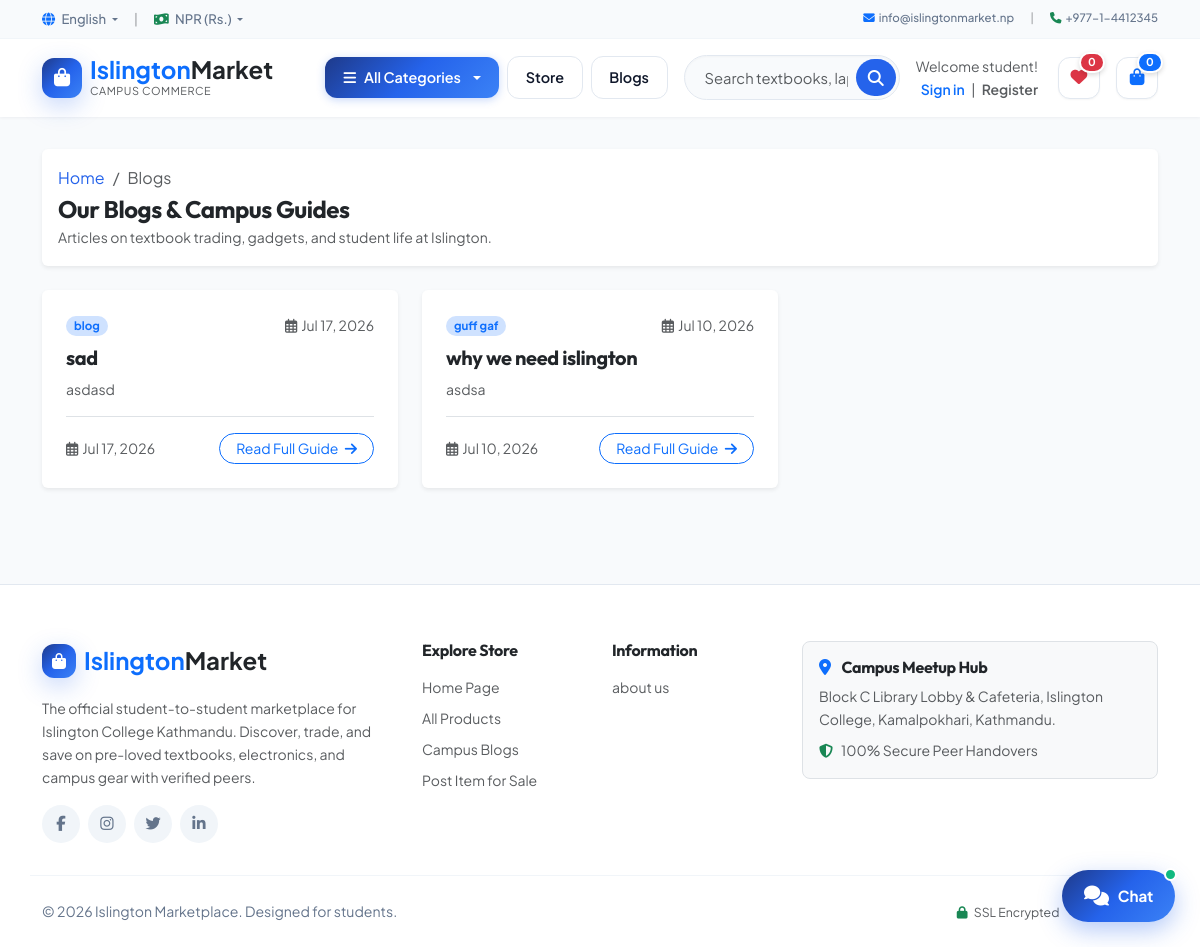
The app's page /blogs/ with its own data.
### blog/models.py (models this page shows, shortened)
class Post(models.Model):
    title = models.CharField(max_length=200)
    content = models.TextField()
    category = models.ForeignKey(Category, on_delete=models.CASCADE)
    created_at = models.DateTimeField(auto_now_add=True)
    updated_at = models.DateTimeField(auto_now=True)
    status = models.BooleanField(default=True)

class Category(models.Model):
    name = models.CharField(max_length=100)
    category_image = models.ImageField(upload_to='blog_categories/', blank=True, null=True)
    class Meta: verbose_name = 'Blog Category'; verbose_name_plural = 'Blog Categories'

### pages/models.py (models this page shows, shortened)
class Page(models.Model):
    title = models.CharField(max_length=100)
    slug = models.SlugField(unique=True)
    content = models.TextField()
    created_at = models.DateTimeField(auto_now_add=True)

### blog/views.py (the view)
# urls.py: path('', views.blog, name='blog'),
def blog(request):
    blogs = Post.objects.select_related('category').filter(status=True).order_by('-created_at') or Post.objects.select_related('category').all().order_by('-created_at')
    return render(request, 'blog/blog.html', {'blogs': blogs, 'categories': Category.objects.all()})

### pages/context_processors.py (called while the page is built)
def page_links(request):
    return {'pages' : Page.objects.all()}

### sitesetting/context_processors.py (called while the page is built)
def site_settings(request):
    setting = SiteSetting.objects.first()
    return {'site_setting': setting}

### Templates/blog/blog.html (shortened to what this page needs)
{% extends 'master/base.html' %}
{% load static %}
{% block content %}
<section class="section-content padding-y-sm">
  <div class="container">
    <div class="card mb-4 border-0 shadow-sm bg-white p-3 rounded">
      <nav aria-label="breadcrumb">
        <ol class="breadcrumb mb-1 small">
          <li class="breadcrumb-item"><a href="{% url 'home' %}" class="text-decoration-none">Home</a></li>
          <li class="breadcrumb-item active" aria-current="page">Blogs</li>
        </ol>
      </nav>
      <div class="d-flex justify-content-between align-items-center flex-wrap gap-2">
        <div>
          <h4 class="fw-bold mb-0 text-dark">Our Blogs & Campus Guides</h4>
          <span class="text-muted small">Articles on textbook trading, gadgets, and student life at Islington.</span>
        </div>
      </div>
    </div>
    <div class="row g-4">
      {% for b in blogs %}
      <div class="col-lg-4 col-md-6">
        <div class="card border-0 shadow-sm h-100 bg-white rounded overflow-hidden">
          <div class="card-body p-4 d-flex flex-column">
            <div class="d-flex justify-content-between align-items-center mb-2">
              <span class="badge bg-primary-subtle text-primary rounded-pill small px-2 py-1" style="font-size: 0.72rem;">
                {{ b.category.name|default:"Campus Guide" }}
              </span>
              <small class="text-muted"><i class="far fa-calendar-alt me-1"></i>{{ b.created_at|date:"M d, Y" }}</small>
            </div>
            <h5 class="card-title fw-bold mb-2">
              <a href="{% url 'blog_detail' b.id %}" class="text-dark text-decoration-none title">
                {{ b.title }}
              </a>
            </h5>
            <p class="card-text text-muted small flex-grow-1" style="line-height: 1.6;">
              {{ b.content|truncatewords:24 }}
            </p>
            <div class="pt-3 border-top mt-auto d-flex justify-content-between align-items-center">
              <span class="text-muted small"><i class="far fa-calendar-alt me-1"></i>{{ b.created_at|date:"M d, Y" }}</span>
              <a href="{% url 'blog_detail' b.id %}" class="btn btn-sm btn-outline-primary rounded-pill px-3">
                Read Full Guide <i class="fa fa-arrow-right ms-1"></i>
              </a>
            </div>
          </div>
        </div>
      </div>
      {% endfor %}
    </div>
  </div>
</section>
{% endblock %}

### Templates/master/base.html (shortened to what this page needs)
{% load static %}
<!doctype html>
<html lang="en">
  <head>
    <link href="https://cdn.jsdelivr.net/npm/bootstrap@5.3.3/dist/css/bootstrap.min.css" rel="stylesheet">
    <link rel="stylesheet" href="https://cdnjs.cloudflare.com/ajax/libs/font-awesome/6.6.0/css/all.min.css" />
    <link rel="stylesheet" href="https://cdn.jsdelivr.net/npm/bootstrap-icons@1.11.3/font/bootstrap-icons.min.css">
    <link rel="stylesheet" href="{% static 'css/style.css' %}">
  </head>
  <body class="site-body">
    <header class="section-header">
      <nav class="top-bar-nav py-2">
        <div class="container d-flex justify-content-between align-items-center flex-wrap gap-2">
          <div class="d-flex align-items-center gap-3">
            <div class="dropdown d-inline-block">
              <a href="#" class="dropdown-toggle text-decoration-none" data-bs-toggle="dropdown" aria-expanded="false">
                <i class="fa fa-globe me-1 text-primary"></i> English
              </a>
            </div>
            <span class="text-muted opacity-50">|</span>
            <div class="dropdown d-inline-block">
              <a href="#" class="dropdown-toggle text-decoration-none" data-bs-toggle="dropdown" aria-expanded="false">
                <i class="fa fa-money-bill-wave me-1 text-success"></i> NPR (Rs.)
              </a>
            </div>
          </div>
          <div class="d-flex align-items-center gap-3 small">
            <a href="mailto:info@islingtonmarket.np" class="text-decoration-none d-flex align-items-center gap-1">
              <i class="fa fa-envelope text-primary"></i> info@islingtonmarket.np
            </a>
            <span class="text-muted opacity-50">|</span>
            <a href="tel:+97714412345" class="text-decoration-none d-flex align-items-center gap-1">
              <i class="fa fa-phone text-success"></i> +977-1-4412345
            </a>
          </div>
        </div>
      </nav>
      <section class="header-main">
        <div class="container">
          <div class="row align-items-center g-3">
            <div class="col-lg-3 col-md-4 col-6">
              <a href="{% url 'home' %}" class="brand-wrap text-decoration-none d-flex align-items-center gap-2">
                {% if site_setting.logo %}
                <img class="logo" src="{{ site_setting.logo.url }}" alt="{{ site_setting.site_title|default:'Islington Marketplace' }}" />
                {% else %}
                <div class="brand-icon-wrap">
                  <i class="fa fa-shopping-bag"></i>
                </div>
                <div class="d-flex flex-column leading-none">
                  <span class="fs-4 fw-bold text-primary" style="line-height: 1.1;">Islington<span class="text-dark">Market</span></span>
                  <small class="text-muted" style="font-size: 0.68rem; letter-spacing: 0.05em;">CAMPUS COMMERCE</small>
                </div>
                {% endif %}
              </a>
            </div>
            <div class="col-lg-auto col-md-auto col-6 order-2 order-md-1 d-flex align-items-center gap-2">
              <div class="category-wrap dropdown">
                <button
                  type="button"
                  class="btn btn-primary dropdown-toggle d-flex align-items-center gap-2"
                  data-bs-toggle="dropdown"
                  aria-expanded="false"
                >
                  <i class="fa fa-bars"></i>
                  <span>All Categories</span>
                </button>
              </div>
              <a href="{% url 'products' %}" class="btn btn-nav-link d-none d-sm-inline-flex">Store</a>
              <a href="{% url 'blog' %}" class="btn btn-nav-link d-none d-sm-inline-flex">Blogs</a>
            </div>
            <div class="col-lg col-md-12 col-12 order-3 order-lg-2">
              <form action="{% url 'products' %}" method="GET" class="search-wrapper">
                <input
                  type="text"
                  name="q"
                  class="form-control"
                  placeholder="Search textbooks, laptops, dorm gear..."
                  aria-label="Search"
                />
                <button class="search-btn" type="submit" title="Search">
                  <i class="fa fa-search"></i>
                </button>
              </form>
            </div>
            <div class="col-lg-auto col-md-auto col-12 order-1 order-lg-3 ms-auto">
              <div class="d-flex justify-content-end align-items-center gap-3">
                <div class="text-end me-1 d-none d-sm-block">
                  {% if user.is_authenticated %}
                  <div class="small fw-bold text-dark">{{ user.first_name|default:user.username }}</div>
                  <div class="small">
                    <a href="{% url 'user_profile' %}" class="text-primary fw-semibold">Dashboard</a>
                    <span class="text-muted mx-1">|</span>
                    <a href="{% url 'student_logout' %}" class="text-muted">Logout</a>
                  </div>
                  {% else %}
                  <div class="small text-muted">Welcome student!</div>
                  <div class="small">
                    <a href="{% url 'student_login' %}" class="text-primary fw-semibold">Sign in</a>
                    <span class="text-muted mx-1">|</span>
                    <a href="{% url 'student_register' %}" class="text-muted fw-semibold">Register</a>
                  </div>
                  {% endif %}
                </div>
                <a href="javascript:void(0)" onclick="toggleWishlistModal()" class="widget-header position-relative" title="Saved Wishlist">
                  <div class="widget-icon-btn">
                    <i class="fa fa-heart text-danger"></i>
                  </div>
                  <span class="badge bg-danger widget-badge" id="wishlistCountBadge">0</span>
                </a>
                <a href="javascript:void(0)" onclick="toggleCartDrawer()" class="widget-header position-relative" title="Shopping Bag">
                  <div class="widget-icon-btn">
                    <i class="fa fa-shopping-bag text-primary"></i>
                  </div>
                  <span class="badge bg-primary widget-badge" id="cartCountBadge">0</span>
                </a>
              </div>
            </div>
          </div>
        </div>
      </section>
    </header>
    <main>
      {% block content %}
      {% endblock %}
    </main>
    <div class="toast-container position-fixed bottom-0 end-0 p-3" style="z-index: 1080;">
    </div>
    <button type="button" class="btn-floating-chat" onclick="toggleCampusChat()" title="Open Campus Chat">
      <i class="fas fa-comments fs-5"></i>
      <span>Chat</span>
      <span class="chat-badge-pulse"></span>
    </button>
    <footer class="section-footer">
      <div class="container">
        <section class="footer-top">
          <div class="row g-4">
            <aside class="col-lg-4 col-md-6 col-12">
              <article class="pe-lg-4">
                <div class="d-flex align-items-center gap-2 mb-3">
                  <div class="brand-icon-wrap" style="width: 34px; height: 34px; font-size: 1rem;">
                    <i class="fa fa-shopping-bag"></i>
                  </div>
                  <span class="fs-4 fw-bold text-primary">Islington<span class="text-dark">Market</span></span>
                </div>
                <p class="text-muted small mb-3" style="line-height: 1.65;">
                  The official student-to-student marketplace for Islington College Kathmandu. Discover, trade, and save on pre-loved textbooks, electronics, and campus gear with verified peers.
                </p>
                <div class="d-flex gap-2">
                  <a class="btn-social" title="Facebook" target="_blank" href="https://facebook.com"><i class="fab fa-facebook-f"></i></a>
                  <a class="btn-social" title="Instagram" target="_blank" href="https://instagram.com"><i class="fab fa-instagram"></i></a>
                  <a class="btn-social" title="Twitter" target="_blank" href="https://twitter.com"><i class="fab fa-twitter"></i></a>
                  <a class="btn-social" title="LinkedIn" target="_blank" href="https://linkedin.com"><i class="fab fa-linkedin-in"></i></a>
                </div>
              </article>
            </aside>
            <aside class="col-lg-2 col-md-3 col-6">
              <h6 class="fw-bold text-dark mb-3">Explore Store</h6>
              <ul class="list-unstyled d-flex flex-column gap-2 small">
                <li><a href="{% url 'home' %}" class="text-muted text-decoration-none">Home Page</a></li>
                <li><a href="{% url 'products' %}" class="text-muted text-decoration-none">All Products</a></li>
                <li><a href="{% url 'blog' %}" class="text-muted text-decoration-none">Campus Blogs</a></li>
                <li><a href="{% url 'user_profile' %}?tab=add" class="text-muted text-decoration-none">Post Item for Sale</a></li>
              </ul>
            </aside>
            <aside class="col-lg-2 col-md-3 col-6">
              <h6 class="fw-bold text-dark mb-3">Information</h6>
              <ul class="list-unstyled d-flex flex-column gap-2 small">
                {% for page in pages %}
                <li><a href="{% url 'page_detail' page.slug %}" class="text-muted text-decoration-none">{{ page.title }}</a></li>
                {% empty %}
                <li><a href="{% url 'home' %}" class="text-muted text-decoration-none">About Us</a></li>
                <li><a href="{% url 'home' %}" class="text-muted text-decoration-none">Campus Safety</a></li>
                <li><a href="{% url 'home' %}" class="text-muted text-decoration-none">Trade Rules</a></li>
                {% endfor %}
              </ul>
            </aside>
            <aside class="col-lg-4 col-md-12 col-12">
              <div class="p-3 bg-light rounded-3 border">
                <h6 class="fw-bold text-dark mb-2"><i class="fa fa-map-marker-alt text-primary me-2"></i> Campus Meetup Hub</h6>
                <p class="text-muted small mb-2">
                  Block C Library Lobby &amp; Cafeteria, Islington College, Kamalpokhari, Kathmandu.
                </p>
                <div class="d-flex align-items-center gap-2 small text-muted">
                  <i class="fa fa-shield-alt text-success"></i> 100% Secure Peer Handovers
                </div>
              </div>
            </aside>
          </div>
        </section>
        <section class="footer-bottom row align-items-center">
          <div class="col-md-6 text-center text-md-start mb-2 mb-md-0">
            <p class="mb-0">&copy; {% if site_setting.copyright %}{{ site_setting.copyright }}{% else %}2026 Islington Marketplace. Designed for students.{% endif %}</p>
          </div>
          <div class="col-md-6 text-center text-md-end">
            <span class="me-3 small text-muted"><i class="fa fa-lock text-success me-1"></i> SSL Encrypted</span>
          </div>
        </section>
      </div>
    </footer>
  </body>
</html>

### records on screen
Post: category.name "blog", created_at "Jul 17, 2026", title "sad", content "asdasd"
Post: category.name "guff gaf", created_at "Jul 10, 2026", title "why we need islington", content "asdsa"
Page: title "about us"
